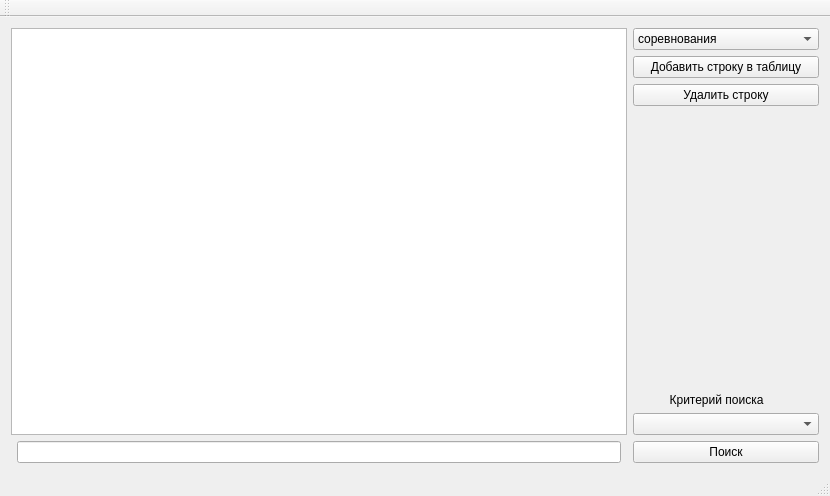
<?xml version="1.0" encoding="UTF-8"?>
<ui version="4.0">
 <class>MainWindow</class>
 <widget class="QMainWindow" name="MainWindow">
  <property name="geometry">
   <rect>
    <x>0</x>
    <y>0</y>
    <width>830</width>
    <height>496</height>
   </rect>
  </property>
  <property name="windowTitle">
   <string>MainWindow</string>
  </property>
  <widget class="QWidget" name="centralWidget">
   <layout class="QGridLayout" name="gridLayout">
    <item row="0" column="3">
     <layout class="QVBoxLayout" name="verticalLayout">
      <item>
       <widget class="QComboBox" name="comboBox">
        <item>
         <property name="text">
          <string>соревнования</string>
         </property>
        </item>
        <item>
         <property name="text">
          <string>участники</string>
         </property>
        </item>
        <item>
         <property name="text">
          <string>проведение_соревнований</string>
         </property>
        </item>
        <item>
         <property name="text">
          <string>команда</string>
         </property>
        </item>
       </widget>
      </item>
      <item>
       <widget class="QPushButton" name="pushButton">
        <property name="text">
         <string>Добавить строку в таблицу</string>
        </property>
       </widget>
      </item>
      <item>
       <widget class="QPushButton" name="pushButton_2">
        <property name="text">
         <string>Удалить строку</string>
        </property>
       </widget>
      </item>
      <item>
       <spacer name="verticalSpacer">
        <property name="orientation">
         <enum>Qt::Vertical</enum>
        </property>
        <property name="sizeHint" stdset="0">
         <size>
          <width>20</width>
          <height>40</height>
         </size>
        </property>
       </spacer>
      </item>
      <item>
       <widget class="QLabel" name="label">
        <property name="text">
         <string>           Критерий поиска</string>
        </property>
       </widget>
      </item>
      <item>
       <widget class="QComboBox" name="comboBox_2"/>
      </item>
     </layout>
    </item>
    <item row="1" column="1">
     <widget class="QLineEdit" name="lineEdit"/>
    </item>
    <item row="0" column="0" colspan="3">
     <widget class="QTableView" name="tableView">
      <attribute name="horizontalHeaderCascadingSectionResizes">
       <bool>false</bool>
      </attribute>
      <attribute name="horizontalHeaderStretchLastSection">
       <bool>false</bool>
      </attribute>
      <attribute name="verticalHeaderCascadingSectionResizes">
       <bool>false</bool>
      </attribute>
      <attribute name="verticalHeaderHighlightSections">
       <bool>true</bool>
      </attribute>
      <attribute name="verticalHeaderStretchLastSection">
       <bool>false</bool>
      </attribute>
     </widget>
    </item>
    <item row="1" column="3">
     <widget class="QPushButton" name="pushButton_3">
      <property name="text">
       <string>Поиск</string>
      </property>
     </widget>
    </item>
   </layout>
  </widget>
  <widget class="QMenuBar" name="menuBar">
   <property name="geometry">
    <rect>
     <x>0</x>
     <y>0</y>
     <width>830</width>
     <height>26</height>
    </rect>
   </property>
  </widget>
  <widget class="QToolBar" name="mainToolBar">
   <attribute name="toolBarArea">
    <enum>TopToolBarArea</enum>
   </attribute>
   <attribute name="toolBarBreak">
    <bool>false</bool>
   </attribute>
  </widget>
  <widget class="QStatusBar" name="statusBar"/>
 </widget>
 <layoutdefault spacing="6" margin="11"/>
 <resources/>
 <connections/>
</ui>
